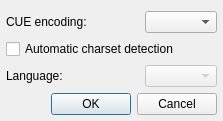
<?xml version="1.0" encoding="UTF-8"?>
<ui version="4.0">
 <class>SettingsDialog</class>
 <widget class="QDialog" name="SettingsDialog">
  <property name="geometry">
   <rect>
    <x>0</x>
    <y>0</y>
    <width>223</width>
    <height>119</height>
   </rect>
  </property>
  <property name="windowTitle">
   <string>CUE Plugin Settings</string>
  </property>
  <layout class="QGridLayout" name="gridLayout">
   <property name="leftMargin">
    <number>6</number>
   </property>
   <property name="rightMargin">
    <number>6</number>
   </property>
   <property name="bottomMargin">
    <number>6</number>
   </property>
   <item row="0" column="0" colspan="2">
    <widget class="QLabel" name="label_17_2_2">
     <property name="focusPolicy">
      <enum>Qt::TabFocus</enum>
     </property>
     <property name="layoutDirection">
      <enum>Qt::LeftToRight</enum>
     </property>
     <property name="text">
      <string>CUE encoding:</string>
     </property>
     <property name="alignment">
      <set>Qt::AlignLeading|Qt::AlignLeft|Qt::AlignVCenter</set>
     </property>
    </widget>
   </item>
   <item row="0" column="2">
    <widget class="QComboBox" name="cueEncComboBox"/>
   </item>
   <item row="1" column="0" colspan="3">
    <widget class="QCheckBox" name="autoCharsetCheckBox">
     <property name="text">
      <string>Automatic charset detection</string>
     </property>
    </widget>
   </item>
   <item row="2" column="0" colspan="2">
    <widget class="QLabel" name="label">
     <property name="enabled">
      <bool>true</bool>
     </property>
     <property name="text">
      <string>Language:</string>
     </property>
    </widget>
   </item>
   <item row="2" column="2">
    <widget class="QComboBox" name="encaAnalyserComboBox">
     <property name="enabled">
      <bool>false</bool>
     </property>
    </widget>
   </item>
   <item row="3" column="0" colspan="3">
    <widget class="QDialogButtonBox" name="buttonBox">
     <property name="standardButtons">
      <set>QDialogButtonBox::Cancel|QDialogButtonBox::Ok</set>
     </property>
    </widget>
   </item>
  </layout>
 </widget>
 <resources/>
 <connections>
  <connection>
   <sender>buttonBox</sender>
   <signal>accepted()</signal>
   <receiver>SettingsDialog</receiver>
   <slot>accept()</slot>
   <hints>
    <hint type="sourcelabel">
     <x>196</x>
     <y>112</y>
    </hint>
    <hint type="destinationlabel">
     <x>95</x>
     <y>53</y>
    </hint>
   </hints>
  </connection>
  <connection>
   <sender>buttonBox</sender>
   <signal>rejected()</signal>
   <receiver>SettingsDialog</receiver>
   <slot>reject()</slot>
   <hints>
    <hint type="sourcelabel">
     <x>216</x>
     <y>112</y>
    </hint>
    <hint type="destinationlabel">
     <x>130</x>
     <y>63</y>
    </hint>
   </hints>
  </connection>
  <connection>
   <sender>autoCharsetCheckBox</sender>
   <signal>toggled(bool)</signal>
   <receiver>encaAnalyserComboBox</receiver>
   <slot>setEnabled(bool)</slot>
   <hints>
    <hint type="sourcelabel">
     <x>90</x>
     <y>40</y>
    </hint>
    <hint type="destinationlabel">
     <x>166</x>
     <y>64</y>
    </hint>
   </hints>
  </connection>
 </connections>
</ui>
